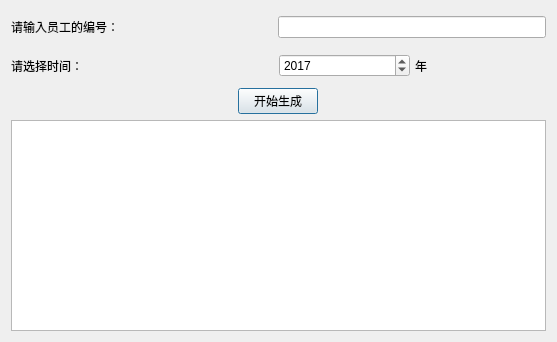
<?xml version="1.0" encoding="UTF-8"?>
<ui version="4.0">
 <class>AwardsDialog</class>
 <widget class="QDialog" name="AwardsDialog">
  <property name="geometry">
   <rect>
    <x>0</x>
    <y>0</y>
    <width>557</width>
    <height>342</height>
   </rect>
  </property>
  <property name="minimumSize">
   <size>
    <width>557</width>
    <height>342</height>
   </size>
  </property>
  <property name="maximumSize">
   <size>
    <width>557</width>
    <height>342</height>
   </size>
  </property>
  <property name="windowTitle">
   <string>年终奖生成</string>
  </property>
  <layout class="QVBoxLayout" name="verticalLayout">
   <item>
    <layout class="QHBoxLayout" name="horizontalLayout_11" stretch="40,41">
     <property name="spacing">
      <number>5</number>
     </property>
     <property name="topMargin">
      <number>5</number>
     </property>
     <property name="bottomMargin">
      <number>5</number>
     </property>
     <item>
      <widget class="QLabel" name="label_11">
       <property name="text">
        <string>请输入员工的编号：</string>
       </property>
      </widget>
     </item>
     <item>
      <widget class="QLineEdit" name="lineEdit_11"/>
     </item>
    </layout>
   </item>
   <item>
    <layout class="QHBoxLayout" name="horizontalLayout_12" stretch="2,1,1">
     <property name="spacing">
      <number>5</number>
     </property>
     <property name="topMargin">
      <number>5</number>
     </property>
     <property name="bottomMargin">
      <number>5</number>
     </property>
     <item>
      <widget class="QLabel" name="label_121">
       <property name="text">
        <string>请选择时间：</string>
       </property>
      </widget>
     </item>
     <item>
      <widget class="QSpinBox" name="spinBox_3">
       <property name="minimum">
        <number>2001</number>
       </property>
       <property name="maximum">
        <number>2045</number>
       </property>
       <property name="value">
        <number>2017</number>
       </property>
      </widget>
     </item>
     <item>
      <widget class="QLabel" name="label_122">
       <property name="text">
        <string>年</string>
       </property>
      </widget>
     </item>
    </layout>
   </item>
   <item alignment="Qt::AlignHCenter">
    <widget class="QPushButton" name="pushButton_1">
     <property name="maximumSize">
      <size>
       <width>338</width>
       <height>16777215</height>
      </size>
     </property>
     <property name="text">
      <string>开始生成</string>
     </property>
    </widget>
   </item>
   <item>
    <widget class="QTableWidget" name="tableWidget">
     <property name="verticalScrollBarPolicy">
      <enum>Qt::ScrollBarAlwaysOff</enum>
     </property>
     <property name="horizontalScrollBarPolicy">
      <enum>Qt::ScrollBarAlwaysOff</enum>
     </property>
     <property name="sizeAdjustPolicy">
      <enum>QAbstractScrollArea::AdjustToContents</enum>
     </property>
     <property name="editTriggers">
      <set>QAbstractItemView::NoEditTriggers</set>
     </property>
     <property name="textElideMode">
      <enum>Qt::ElideMiddle</enum>
     </property>
    </widget>
   </item>
  </layout>
 </widget>
 <resources/>
 <connections/>
</ui>
